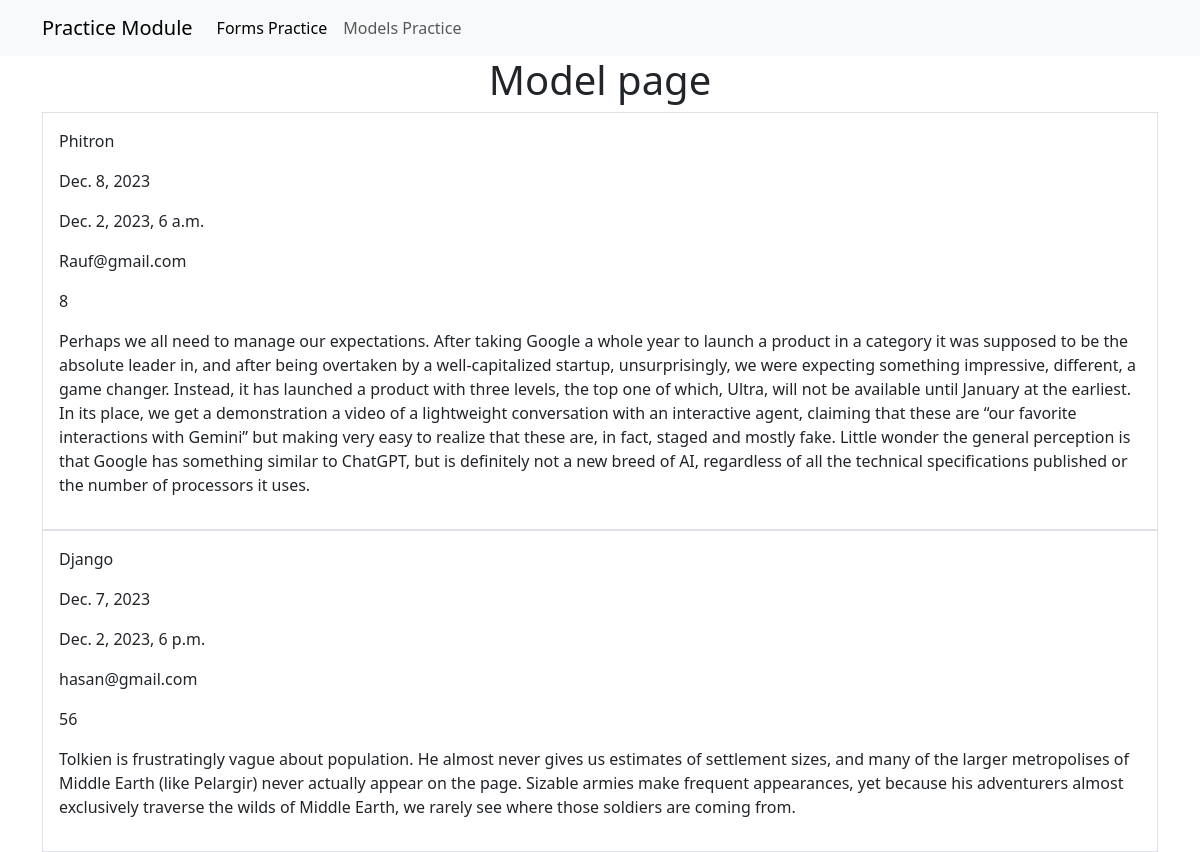
The page /model/ on the database its author committed.
### model_app/models.py (models this page shows, shortened)
class contactModel(models.Model):
    auto_field = models.AutoField(primary_key=True)
    boolean_field = models.BooleanField()
    char_field = models.CharField(max_length=255)
    date_field = models.DateField()
    date_time_field = models.DateTimeField()
    email_field = models.EmailField()
    integer_field = models.IntegerField()
    text_field = models.TextField()
    time_field = models.TimeField()

### model_app/views.py (the view)
# urls.py: path('model/', views.show_model, name = 'model_page'),
def show_model(request):
    data = models.contactModel.objects.all()
    return render(request, 'model.html', {'data': data})

### model_app/templates/model.html
{% extends 'base.html' %}
{% block content %}
<div class="container">
    <h1 class="text-center">Model page</h1>
{% for i in data %}
    <div class="border p-3">
        <p>{{i.char_field}}</p>
    <p>{{i.date_field}}</p>
    <p>{{i.date_time_field}}</p>
    <p>{{i.email_field}}</p>
    <p>{{i.integer_field}}</p>
    <p>{{i.text_field}}</p>
    </div>
{% endfor %}
</div>
{% endblock %}

### templates/base.html (shortened to what this page needs)
<!doctype html>
<html lang="en">
  <head>
    <link href="https://cdn.jsdelivr.net/npm/bootstrap@5.3.2/dist/css/bootstrap.min.css" rel="stylesheet">
  </head>
  <body>
    <nav class="navbar navbar-expand-lg bg-body-tertiary">
      <div class="container">
        <a class="navbar-brand" href="#">Practice Module</a>
        <div class="collapse navbar-collapse" id="navbarSupportedContent">
          <ul class="navbar-nav me-auto mb-2 mb-lg-0">
            <li class="nav-item">
              <a class="nav-link active" aria-current="page" href="{% url 'form_page' %}">Forms Practice</a>
            </li>
            <li class="nav-item">
              <a class="nav-link" href="{% url 'model_page' %}">Models Practice</a>
            </li>
          </ul>
        </div>
      </div>
    </nav>
    {% block content %}
    {% endblock %}
  </body>
</html>

### rows shown on the page
contactModel: char_field "Phitron", date_field "Dec. 8, 2023", date_time_field "Dec. 2, 2023, 6 a.m.", email_field "Rauf@gmail.com", integer_field "8", text_field "Perhaps we all need to manage our expectations. After taking Google a whole year to launch a product in a category it was supposed to be the absolute leader in, and after being overtaken by a well-capitalized startup, unsurprisingly, we were expecting something impressive, different, a game changer. Instead, it has launched a product with three levels, the top one of which, Ultra, will not be available until January at the earliest. In its place, we get a demonstration a video of a lightweight conversation with an interactive agent, claiming that these are “our favorite interactions with Gemini” but making very easy to realize that these are, in fact, staged and mostly fake. Little wonder…"
contactModel: char_field "Django", date_field "Dec. 7, 2023", date_time_field "Dec. 2, 2023, 6 p.m.", email_field "hasan@gmail.com", integer_field "56", text_field "Tolkien is frustratingly vague about population. He almost never gives us estimates of settlement sizes, and many of the larger metropolises of Middle Earth (like Pelargir) never actually appear on the page. Sizable armies make frequent appearances, yet because his adventurers almost exclusively traverse the wilds of Middle Earth, we rarely see where those soldiers are coming from."
